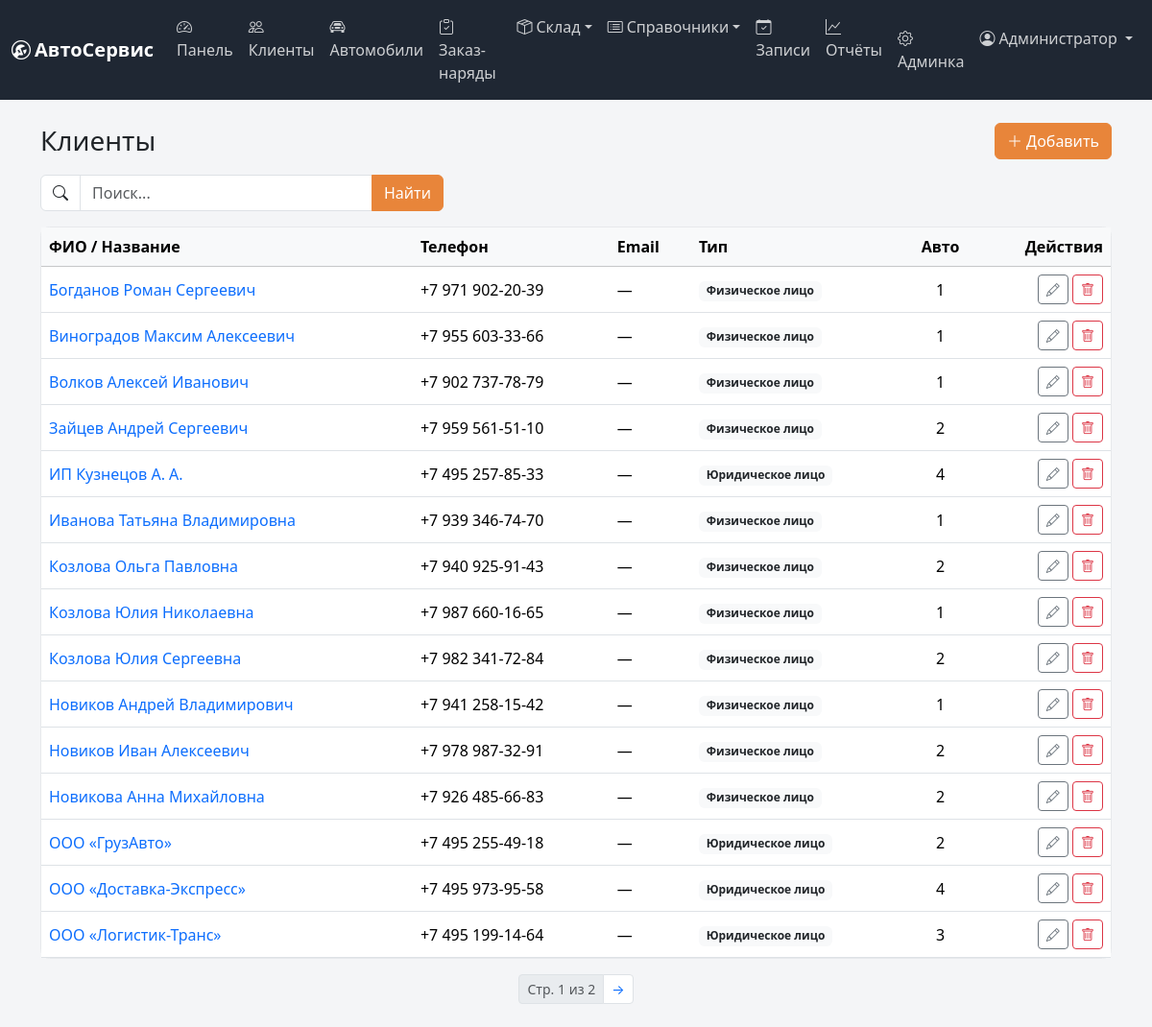
Page /clients/ (signed in) on the committed database.
### users/models.py (models this page shows, shortened)
class User(AbstractUser):
    class Role(models.TextChoices):
        ADMIN = "admin", "Администратор"
        RECEIVER = "receiver", "Мастер-приёмщик"
        MECHANIC = "mechanic", "Механик"
    middle_name = models.CharField("Отчество", max_length=150, blank=True)
    phone = models.CharField("Телефон", max_length=20, blank=True)
    role = models.CharField(
        "Роль", max_length=20, choices=Role.choices, default=Role.RECEIVER
    )
    class Meta:
        verbose_name = "Сотрудник"
        verbose_name_plural = "Сотрудники"
    @property
    def full_name(self):
        parts = [self.last_name, self.first_name, self.middle_name]
        return " ".join(p for p in parts if p) or self.username
    @property
    def is_admin(self):
        return self.is_superuser or self.role == self.Role.ADMIN
    @property
    def is_mechanic(self):
        return self.role == self.Role.MECHANIC

### workshop/models.py (models this page shows, shortened)
class Client(models.Model):
    class Type(models.TextChoices):
        INDIVIDUAL = "individual", "Физическое лицо"
        COMPANY = "company", "Юридическое лицо"
    full_name = models.CharField("ФИО / Название", max_length=255)
    phone = models.CharField("Телефон", max_length=20)
    email = models.EmailField("Email", blank=True)
    type = models.CharField(
        "Тип", max_length=20, choices=Type.choices, default=Type.INDIVIDUAL
    )
    created_at = models.DateTimeField("Дата регистрации", auto_now_add=True)
    class Meta:
        verbose_name = "Клиент"
        verbose_name_plural = "Клиенты"
        ordering = ["full_name"]

### workshop/views.py (the view)
# urls.py: path("clients/", views.ClientListView.as_view(), name="client_list"),
class ClientListView(SearchableListView):
    model = Client
    template_name = "clients/client_list.html"
    search_fields = ("full_name", "phone", "email")

### users/access.py (called while the page is built)
    def dispatch(self, request, *args, **kwargs):
        if not request.user.is_authenticated:
            return self.handle_no_permission()
        if request.user.is_superuser or request.user.role in self.allowed_roles:
            return super().dispatch(request, *args, **kwargs)
        raise PermissionDenied

### workshop/context_processors.py (called while the page is built)
def workshop_info(request):
    return {"workshop": getattr(settings, "WORKSHOP_INFO", {})}

### workshop/views.py (called while the page is built)
    def get_queryset(self):
        qs = super().get_queryset()
        query = self.request.GET.get("q", "").strip()
        if query and self.search_fields:
            condition = Q()
            for field in self.search_fields:
                condition |= Q(**{f"{field}__icontains": query})
            qs = qs.filter(condition)
        return qs

    def get_context_data(self, **kwargs):
        ctx = super().get_context_data(**kwargs)
        ctx["q"] = self.request.GET.get("q", "")
        return ctx

### templates/clients/client_list.html (shortened to what this page needs)
{% extends "crud/list_base.html" %}
{% block list_title %}Клиенты{% endblock %}
{% block list_actions %}
  <a href="{% url 'client_create' %}" class="btn btn-primary"><i class="bi bi-plus-lg me-1"></i>Добавить</a>
{% endblock %}
{% block thead %}
  <th>ФИО / Название</th><th>Телефон</th><th>Email</th><th>Тип</th>
  <th class="text-center">Авто</th><th class="text-end">Действия</th>
{% endblock %}
{% block tbody %}
{% for c in object_list %}
<tr>
  <td><a href="{% url 'client_detail' c.pk %}" class="text-decoration-none fw-medium">{{ c.full_name }}</a></td>
  <td>{{ c.phone }}</td>
  <td>{{ c.email|default:"—" }}</td>
  <td><span class="badge bg-light text-dark">{{ c.get_type_display }}</span></td>
  <td class="text-center">{{ c.vehicles.count }}</td>
  <td class="text-end text-nowrap">
    {% include "crud/_row_actions.html" with pk=c.pk edit="client_update" delete="client_delete" %}
  </td>
</tr>
{% empty %}
<tr><td colspan="6" class="text-center text-muted py-4">Клиенты не найдены</td></tr>
{% endfor %}
{% endblock %}

### templates/base.html (shortened to what this page needs)
{% load static %}
<!doctype html>
<html lang="ru">
<head>
  <link href="https://cdn.jsdelivr.net/npm/bootstrap@5.3.3/dist/css/bootstrap.min.css" rel="stylesheet">
  <link href="https://cdn.jsdelivr.net/npm/bootstrap-icons@1.11.3/font/bootstrap-icons.min.css" rel="stylesheet">
  <link href="{% static 'css/app.css' %}" rel="stylesheet">
</head>
<body>
  <nav class="navbar navbar-expand-lg navbar-dark app-navbar">
    <div class="container-fluid">
      <a class="navbar-brand fw-semibold" href="{% url 'dashboard' %}">
        <i class="bi bi-wrench-adjustable-circle me-1"></i>АвтоСервис
      </a>
      {% if user.is_authenticated %}
      <div class="collapse navbar-collapse" id="mainNav">
        <ul class="navbar-nav me-auto mb-2 mb-lg-0">
          <li class="nav-item"><a class="nav-link" href="{% url 'dashboard' %}"><i class="bi bi-speedometer2 me-1"></i>Панель</a></li>
          {% if not user.is_mechanic %}
          <li class="nav-item"><a class="nav-link" href="{% url 'client_list' %}"><i class="bi bi-people me-1"></i>Клиенты</a></li>
          <li class="nav-item"><a class="nav-link" href="{% url 'vehicle_list' %}"><i class="bi bi-car-front me-1"></i>Автомобили</a></li>
          {% endif %}
          <li class="nav-item"><a class="nav-link" href="{% url 'order_list' %}"><i class="bi bi-clipboard-check me-1"></i>Заказ-наряды</a></li>
          {% if not user.is_mechanic %}
          <li class="nav-item dropdown">
            <a class="nav-link dropdown-toggle" href="#" role="button" data-bs-toggle="dropdown"><i class="bi bi-box-seam me-1"></i>Склад</a>
          </li>
          <li class="nav-item dropdown">
            <a class="nav-link dropdown-toggle" href="#" role="button" data-bs-toggle="dropdown"><i class="bi bi-card-list me-1"></i>Справочники</a>
          </li>
          <li class="nav-item"><a class="nav-link" href="{% url 'appointment_list' %}"><i class="bi bi-calendar-check me-1"></i>Записи</a></li>
          {% endif %}
          {% if user.is_admin %}
          <li class="nav-item"><a class="nav-link" href="{% url 'reports' %}"><i class="bi bi-graph-up me-1"></i>Отчёты</a></li>
          {% endif %}
        </ul>
        <ul class="navbar-nav">
          {% if user.is_staff %}
          <li class="nav-item"><a class="nav-link" href="{% url 'admin:index' %}"><i class="bi bi-gear me-1"></i>Админка</a></li>
          {% endif %}
          <li class="nav-item dropdown">
            <a class="nav-link dropdown-toggle" href="#" role="button" data-bs-toggle="dropdown">
              <i class="bi bi-person-circle me-1"></i>{{ user.full_name }}
            </a>
          </li>
        </ul>
      </div>
      {% endif %}
    </div>
  </nav>
  <main class="container py-4">
    {% block content %}{% endblock %}
  </main>
</body>
</html>

### templates/crud/_row_actions.html
<a href="{% url edit pk %}" class="btn btn-sm btn-outline-secondary" title="Редактировать"><i class="bi bi-pencil"></i></a>
<a href="{% url delete pk %}" class="btn btn-sm btn-outline-danger" title="Удалить"><i class="bi bi-trash"></i></a>

### static/css/app.css (style rules this page uses)
:root { --app-dark: #1f2733; --app-accent: #e8853a; --app-accent-dark: #c46a28; }
body { background-color: #f4f5f7; }
.app-navbar { background-color: var(--app-dark); }
.app-navbar .navbar-brand, .app-navbar .nav-link:hover { color: #fff; }
.app-navbar .nav-link { color: rgba(255, 255, 255, .78); }
.btn-primary { --bs-btn-bg: var(--app-accent); --bs-btn-border-color: var(--app-accent); --bs-btn-hover-bg: var(--app-accent-dark); --bs-btn-hover-border-color: var(--app-accent-dark); --bs-btn-active-bg: var(--app-accent-dark); --bs-btn-active-border-color: var(--app-accent-dark); }

### rows in the picture
User: full_name "Администратор"
Client: full_name "Богданов Роман Сергеевич", phone "+7 971 902-20-39", email "—", type "Физическое лицо", vehicles.count "1"
Client: full_name "Виноградов Максим Алексеевич", phone "+7 955 603-33-66", email "—", type "Физическое лицо", vehicles.count "1"
Client: full_name "Волков Алексей Иванович", phone "+7 902 737-78-79", email "—", type "Физическое лицо", vehicles.count "1"
Client: full_name "Зайцев Андрей Сергеевич", phone "+7 959 561-51-10", email "—", type "Физическое лицо", vehicles.count "2"
Client: full_name "ИП Кузнецов А. А.", phone "+7 495 257-85-33", email "—", type "Юридическое лицо", vehicles.count "4"
Client: full_name "Иванова Татьяна Владимировна", phone "+7 939 346-74-70", email "—", type "Физическое лицо", vehicles.count "1"
Client: full_name "Козлова Ольга Павловна", phone "+7 940 925-91-43", email "—", type "Физическое лицо", vehicles.count "2"
Client: full_name "Козлова Юлия Николаевна", phone "+7 987 660-16-65", email "—", type "Физическое лицо", vehicles.count "1"
Client: full_name "Козлова Юлия Сергеевна", phone "+7 982 341-72-84", email "—", type "Физическое лицо", vehicles.count "2"
Client: full_name "Новиков Андрей Владимирович", phone "+7 941 258-15-42", email "—", type "Физическое лицо", vehicles.count "1"
Client: full_name "Новиков Иван Алексеевич", phone "+7 978 987-32-91", email "—", type "Физическое лицо", vehicles.count "2"
Client: full_name "Новикова Анна Михайловна", phone "+7 926 485-66-83", email "—", type "Физическое лицо", vehicles.count "2"
Client: full_name "ООО «ГрузАвто»", phone "+7 495 255-49-18", email "—", type "Юридическое лицо", vehicles.count "2"
Client: full_name "ООО «Доставка-Экспресс»", phone "+7 495 973-95-58", email "—", type "Юридическое лицо", vehicles.count "4"
Client: full_name "ООО «Логистик-Транс»", phone "+7 495 199-14-64", email "—", type "Юридическое лицо", vehicles.count "3"

### other values in the picture
{{ page_obj.number }} "1"
{{ page_obj.paginator.num_pages }} "2"
